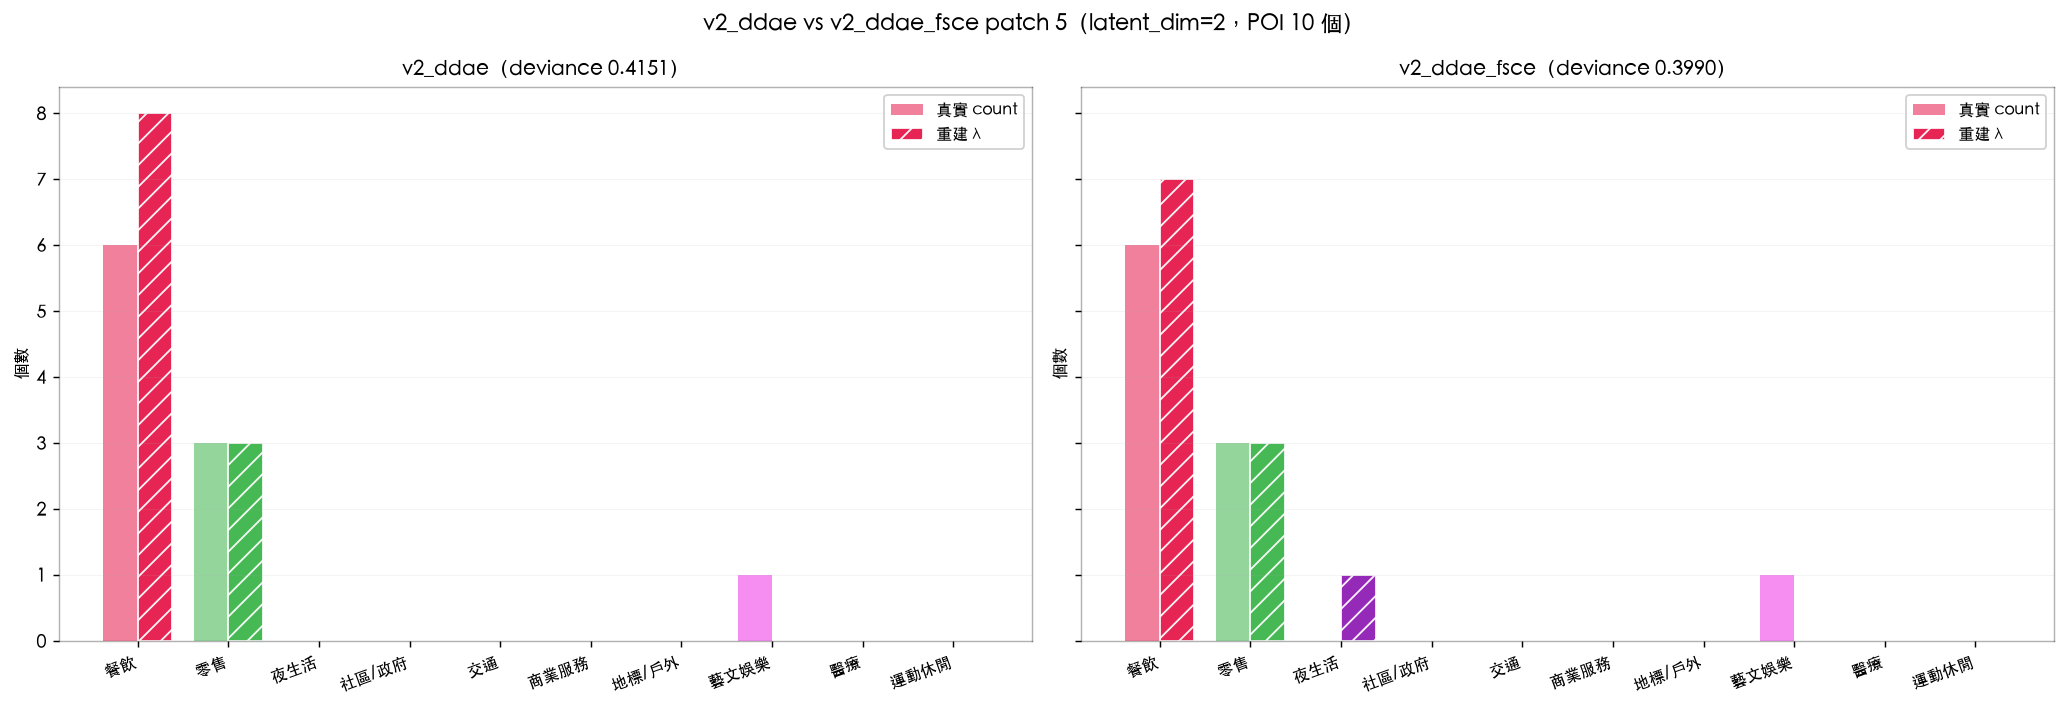

Reproduce this figure in Python.
"""挑一個 patch，比較 v2_ddae 跟 v2_ddae_fsce 兩個模型的重建效果。

兩個模型的 Patches / MLPAE(x) 介面完全一樣（見各自的 model/*/ae.py），
差異只在 v2_ddae_fsce 訓練時多疊了 FSCE loss。用 --n 指定 patch 編號
（0 起算），畫出兩個模型「真實 count vs 重建 λ」的長條圖並排比較，
跟 .bak/v2_perceiver/analyze/rebuild_test.py 是同一種圖。
"""

import argparse
import importlib.util
import os
import sys

import numpy as np
import torch
import matplotlib as mpl
import matplotlib.pyplot as plt

ROOT = os.path.abspath(f"{os.path.dirname(__file__)}/..")
sys.path.insert(0, ROOT)
from config.dataset import CAT_COLORS, CAT_ZH, N_CAT, PATCHES, result  # noqa: E402

VERSIONS = ["v2_ddae", "v2_ddae_fsce"]
LATENT_DIM = 2   # v2 系列固定 latent_dim=2
OUT = os.path.join(ROOT, "lab", "rebuild_test_ddae_compare.png")

mpl.rcParams["font.family"] = ["Heiti TC"]
mpl.rcParams["axes.unicode_minus"] = False
mpl.rcParams["figure.dpi"] = 130


def load_ae_module(version):
    """用 importlib 從 model/<version>/ae.py 載入獨立模組，避免兩個版本的
    ae.py 都叫 "ae" 互相覆蓋。回傳該模組物件（有 MLPAE、Patches...）。
    """
    path = os.path.join(ROOT, "model", version, "ae.py")
    spec = importlib.util.spec_from_file_location(f"ae_{version}", path)
    mod = importlib.util.module_from_spec(spec)
    spec.loader.exec_module(mod)
    return mod


def rebuild_one(version, n):
    """載入 version 對應的模型與 checkpoint，重建 patch n。
    回傳 dict：cnt（真實 count）、lam（重建 λ）、dev、nll、z。
    """
    ae = load_ae_module(version)
    data = ae.Patches(PATCHES)
    assert 0 <= n < data.n, f"--n 要在 0~{data.n - 1}"

    model = ae.MLPAE(LATENT_DIM)
    model.load_state_dict(torch.load(result(version, "ae.pt"), map_location="cpu"))
    model.eval()

    idx = torch.tensor([n])
    x = data.agg(idx)
    with torch.no_grad():
        z, log_lam = model(x)
    dev = ae.poisson_deviance(log_lam, x).item()
    nll = ae.poisson_nll(log_lam, x).item()

    return {
        "cnt": x[0].numpy(),
        "lam": np.round(torch.exp(log_lam)[0].numpy()),
        "z": z[0].numpy(),
        "dev": dev,
        "nll": nll,
        "n_poi": int(data.n_poi[n]),
        "lat": float(data.lat[n]),
        "lon": float(data.lon[n]),
    }


def main():
    ap = argparse.ArgumentParser()
    ap.add_argument("--n", type=int, default=0, help="patch 編號（0 起算）")
    n = ap.parse_args().n

    out = {v: rebuild_one(v, n) for v in VERSIONS}
    ref = out[VERSIONS[0]]
    print(f"patch {n}：POI {ref['n_poi']}  ({ref['lat']:.5f}, {ref['lon']:.5f})")

    err_cache = {}
    for v in VERSIONS:
        err_cache[v] = np.load(result(v, "latents.npz"))["err"]

    fig, axes = plt.subplots(1, 2, figsize=(16, 5.5), sharey=True)
    idx_c = np.arange(N_CAT)
    w = 0.38
    for ax, v in zip(axes, VERSIONS):
        r = out[v]
        pct = (err_cache[v] < r["dev"]).mean() * 100
        print(f"\n[{v}] latent z = ({r['z'][0]:+.3f}, {r['z'][1]:+.3f})")
        print(f"[{v}] deviance = {r['dev']:.6f}  "
              f"（全體中位數 {np.median(err_cache[v]):.6f}，此 patch 排在第 {pct:.1f} 百分位）")
        print(f"[{v}] NLL = {r['nll']:.6f}（省略 log(y!) 常數項，可能為負）")

        ax.bar(idx_c - w / 2, r["cnt"], width=w, color=CAT_COLORS, alpha=0.55,
               label="真實 count")
        ax.bar(idx_c + w / 2, r["lam"], width=w, color=CAT_COLORS, alpha=0.95,
               hatch="//", edgecolor="white", label="重建 λ")
        ax.set_xticks(idx_c)
        ax.set_xticklabels(CAT_ZH, fontsize=9, rotation=20, ha="right")
        ax.set_ylabel("個數", fontsize=9)
        ax.legend(fontsize=9, framealpha=0.9)
        ax.grid(alpha=0.15, linewidth=0.5, axis="y")
        for s in ax.spines.values():
            s.set_alpha(0.3)
        ax.set_title(f"{v}（deviance {r['dev']:.4f}）", fontsize=11)

    fig.suptitle(f"v2_ddae vs v2_ddae_fsce patch {n}"
                 f"（latent_dim={LATENT_DIM}，POI {ref['n_poi']} 個）", fontsize=12)
    fig.tight_layout()
    fig.savefig(OUT, bbox_inches="tight")
    print(f"\n已存 {OUT}")


main()
